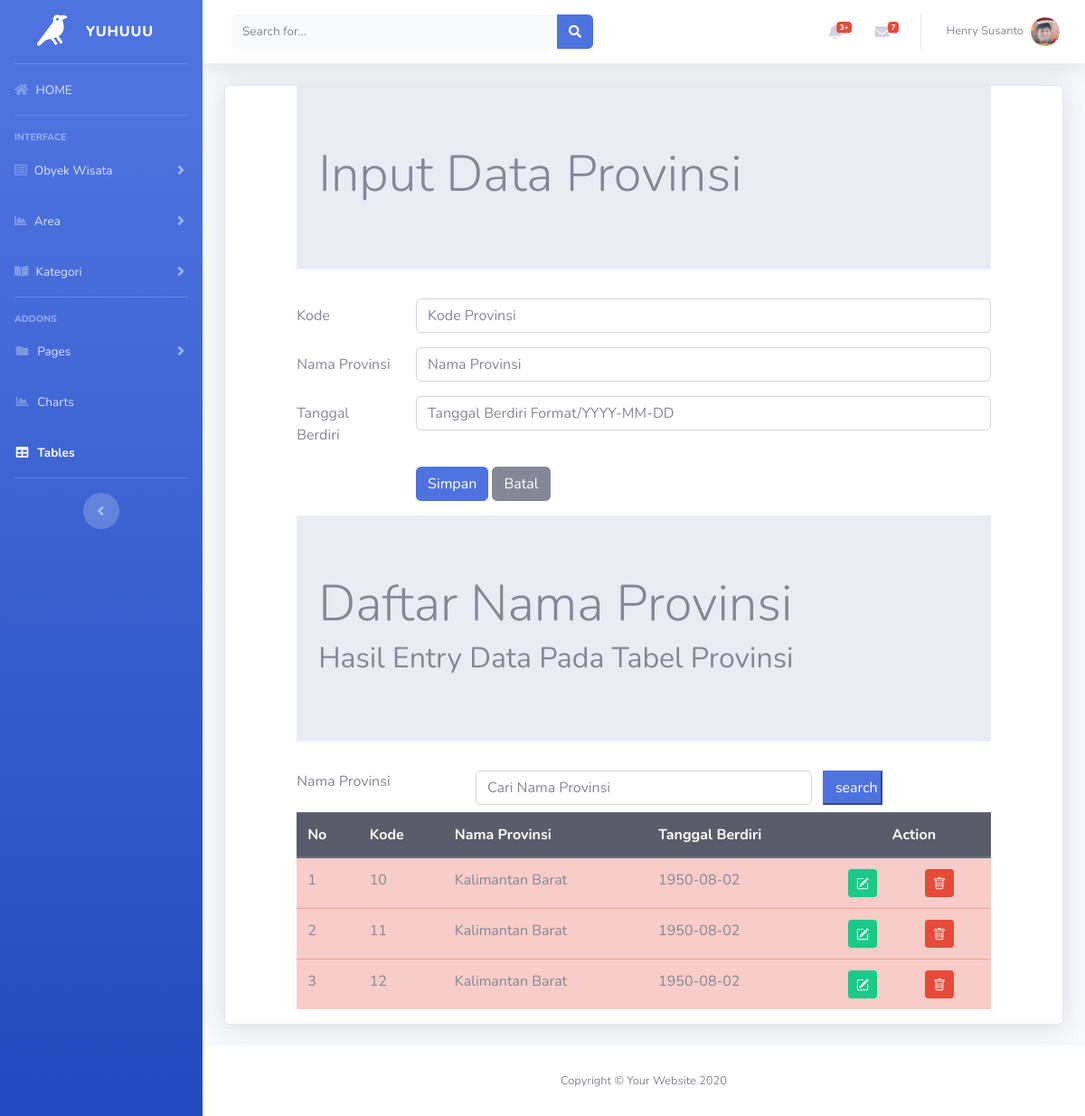
The page /provinsi.php (signed in) on the database its author committed.
### tables this page shows
CREATE TABLE `provinsi` (
  `provinsiID` char(2) NOT NULL,
  `provinsinama` char(25) NOT NULL,
  `provinsitglberdiri` date NOT NULL
);

### provinsi.php (the view, shortened to what this page needs)
<!DOCTYPE html>
<?php
  include "includes/config.php";
?>
<html lang="en">
<head>
  <link rel="stylesheet"  type="text/css" href="https://cdnjs.cloudflare.com/ajax/libs/select2/4.0.3/css/select2.min.css">
	<link rel="stylesheet" href="css/bootstrap.min.css">
</head>
<?php include"header.php";?>
<div class="container-fluid">
<div class="card shadow mb-4">
<div class="row">
	<div class="col-sm-1">
 </div>
 <div class="col-sm-10">
   <div class="jumbotron jumbotron-fluid">
				<div class="container">
					<h1 class="display-4">Input Data Provinsi</h1>
				</div>
			</div>
 <form method="POST">
  <div class="form-group row">
    <label for="kodedestinasi" class="col-sm-2 col-form-label">Kode</label>
    <div class="col-sm-10">
      <input type="Text" class="form-control" id="kodedestinasi" name= "inputkode" placeholder="Kode Provinsi" maxlength="4">
    </div>
  </div>
  <div class="form-group row">
    <label for="area" class="col-sm-2 col-form-label">Nama Provinsi</label>
    <div class="col-sm-10">
      <input type="Text" class="form-control" id="area" name ="inputnama"  placeholder="Nama Provinsi">
    </div>
  </div>
  <div class="form-group row">
    <label for="refkategori" class="col-sm-2 col-form-label">Tanggal Berdiri  </label>
  <div class="col-sm-10">
   <input type="Text" class="form-control" id="wilarea" name = "wilarea" placeholder="Tanggal Berdiri Format/YYYY-MM-DD ">
</div>
  </div>
 <div class="form-group row">
    <div class="col-sm-2">
    </div>
    <div class="col-sm-10">
    <input type="submit" class="btn btn-primary" value="Simpan" name="Simpan">
    <input type="reset" class="btn btn-secondary" value="Batal" name="Batal" >
  </div>
</div>
</form>
 </div>
<div class="col-sm-1">
 </div>
</div>
	<div class="row">
		<div class="col-sm-1"></div>
		<div class="col-sm-10">
			<div class="jumbotron jumbotron-fluid">
				<div class="container">
					<h1 class="display-4">Daftar Nama Provinsi </h1>
					<h2> Hasil Entry Data Pada Tabel Provinsi </h2>
				</div>
			</div>
	<form method="POST">
		<div class="form-group row mb-2">
			<label for="search" class="col-sm-3 ">Nama Provinsi</label>
			<div class="col-sm-6">
				<input type="text" name="search" class="form-control" id="search" value="<?php if(isset($_POST['search'])) {echo $_POST['search'];}?>" placeholder="Cari Nama Provinsi">
			</div>
			<input type="submit" name="kirim" class="col-sm-1 btn-primary" value="search">
		</div>
	</form>
     <table class="table table-hover table-danger ">
     	<thead class="thead-dark">
     		<tr>
     			<th>No</th>
     			<th>Kode</th>
     			<th>Nama Provinsi</th>
     			<th>Tanggal Berdiri</th>
          <th colspan="2" style="text-align: center;">Action</th>
     		</tr>
     	</thead>
     <tbody>
	<?php
	if(isset($_POST["kirim"]))
	{
		$search = $_POST['search'];
		$query = mysqli_query($connection,"select provinsi.*, provinsi.provinsiID,provinsi.provinsinama
			from provinsi
			where provinsinama like'%".$search."%'");
	}else
	{
	$query = mysqli_query($connection, "select provinsi.*, provinsi.provinsiID,provinsi.provinsinama
      from provinsi
      where provinsi.provinsiID = provinsi.provinsiID");
  }
	$nomor = 1;
	while ($row = mysqli_fetch_array($query))
		{?>
			<tr>
				<td><?php echo $nomor; ?></td>
				<td><?php echo $row['provinsiID']; ?></td>
				<td><?php echo $row['provinsinama']; ?></td>
				<td><?php echo $row['provinsitglberdiri']; ?></td>
     <td>
      <a href="provinsiedit.php?ubah=<?php echo $row["provinsiID"]?>"
        class = "btn btn-success btn-sm" title ="EDIT">
    </a>
    </td>
      <td>
         <a href="provinsihapus.php?hapus=<?php echo $row["provinsiID"]?>"
        class = "btn btn-danger btn-sm" title="DELETE">
  </a>
      </td>
		 	</tr>
		 <?php $nomor = $nomor+ 1; ?>
		<?php } ?>
	</tbody>
     </table>
		</div>
		<div class="col-sm-1"></div>
	</div>
</div>
</div>
<?php include"footer.php";?>
</html>

### rows shown on the page
provinsi: provinsiID "10", provinsinama "Kalimantan Barat", provinsitglberdiri "1950-08-02"
provinsi: provinsiID "11", provinsinama "Kalimantan Barat", provinsitglberdiri "1950-08-02"
provinsi: provinsiID "12", provinsinama "Kalimantan Barat", provinsitglberdiri "1950-08-02"
